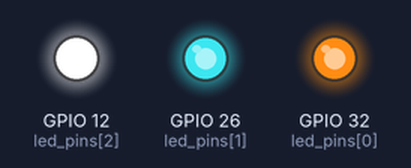
Recording of a sketch running on a simulated ESP32. Shown: output pins drawn as LEDs (lit = HIGH).

Above: at 1.0 s.
At 5.5 s:
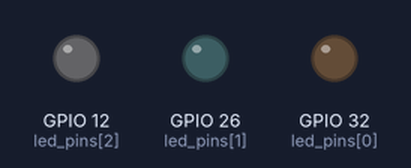
Timing chart, 0 to 6.9 s (numbered marks = the images above):
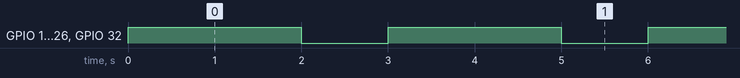

Measured:
- by itself, GPIO 12 (led_pins[2]), GPIO 26 (led_pins[1]), GPIO 32 (led_pins[0]): alternates HIGH for 2.0 s and LOW for 1.0 s

The sketch:

sketch.ino
```cpp
const int led_pins[] = {32, 26, 12};
const int num_leds = sizeof(led_pins) / sizeof(led_pins[0]);

void setup() {
  // Poner los leds como salida
  for (int i = 0; i < num_leds; i++) {
    pinMode(led_pins[i], OUTPUT);
  }
}

void loop() {
  // Encender todos los  leds
  for (int i = 0; i < num_leds; i++) {
    digitalWrite(led_pins[i], HIGH);
  }
  delay(2000);

  // Apagar todos los leds
  for (int i = 0; i < num_leds; i++) {
    digitalWrite(led_pins[i], LOW);
  }
  delay(1000);
}
```
